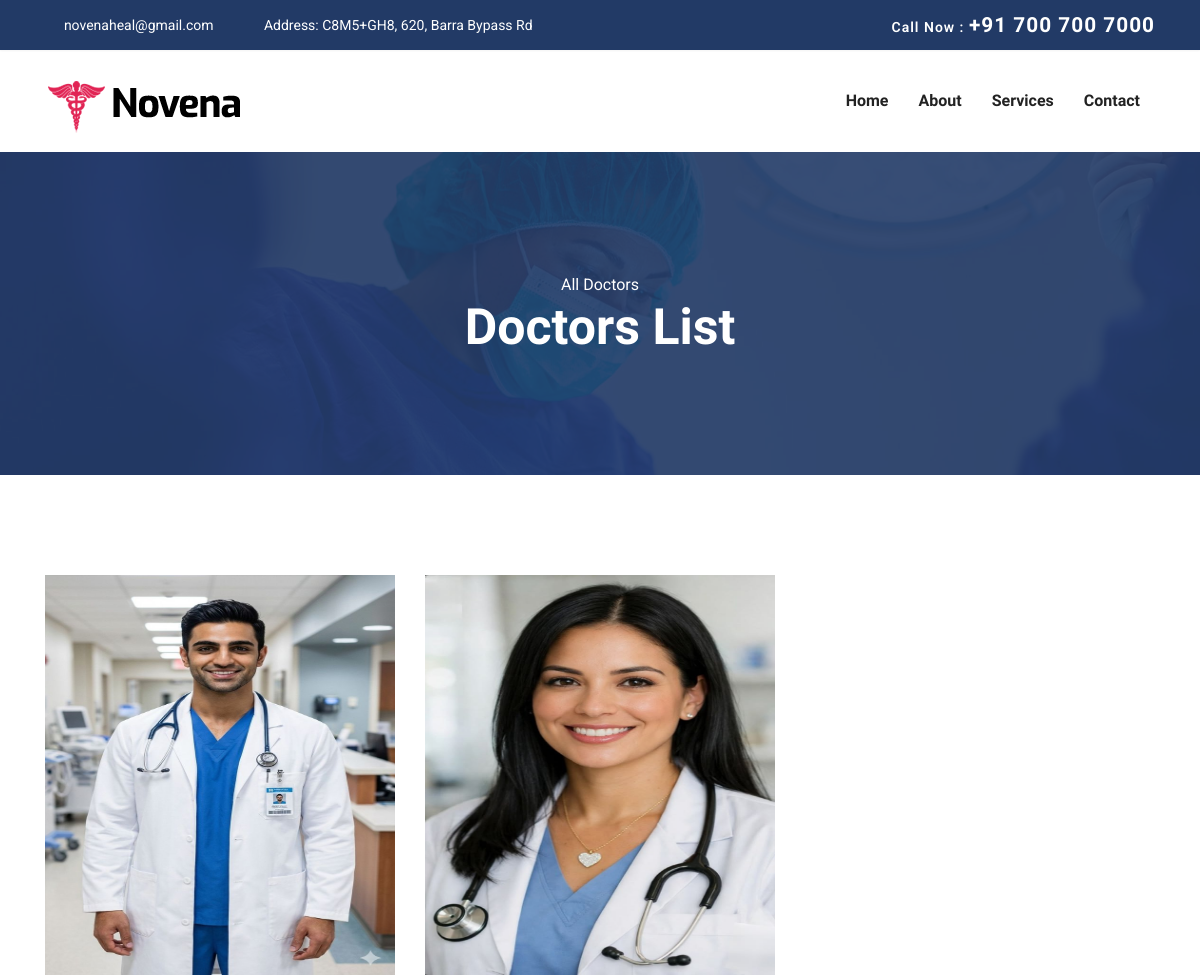
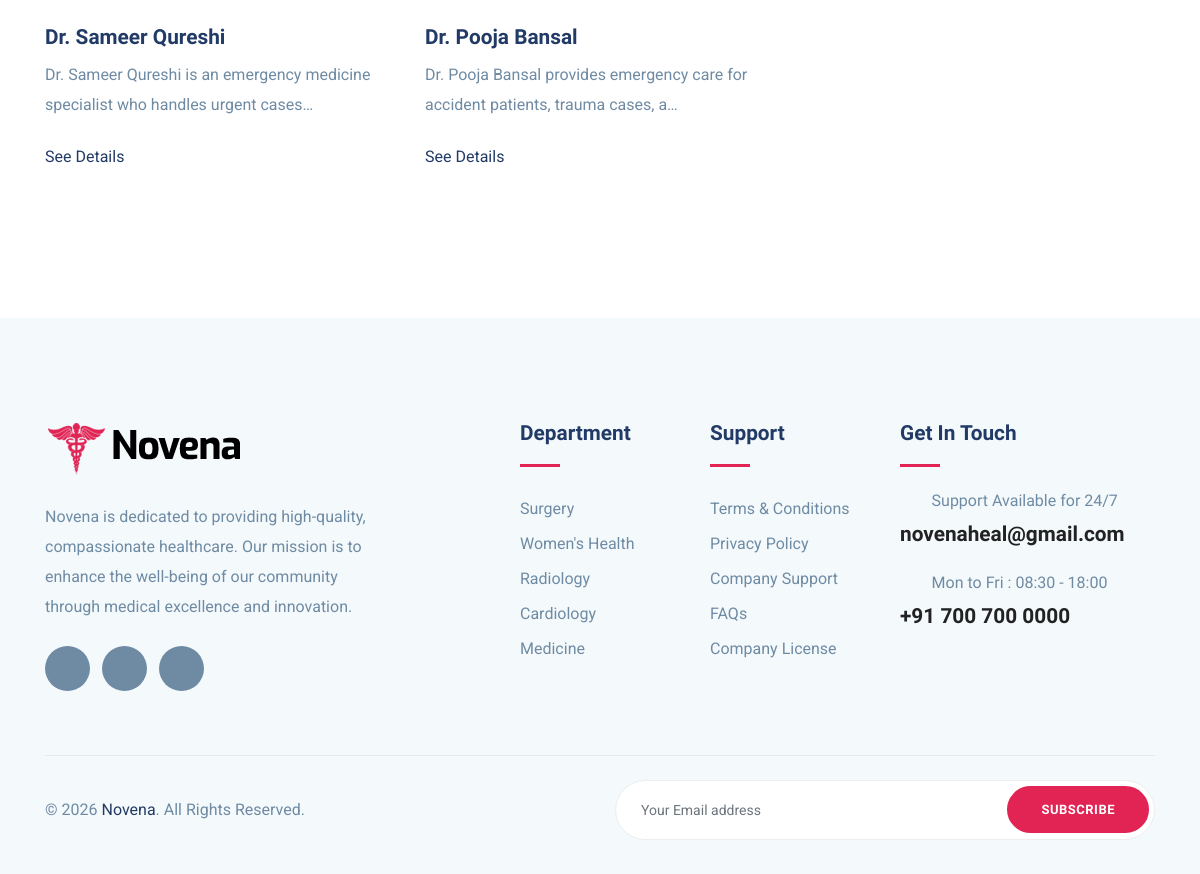
/all-doctor/6, run on the app's committed database (2 pictures, top to bottom).
### health/models.py (models this page shows, shortened)
class DoctorDetail(models.Model):
    department_name = models.ForeignKey(Department,on_delete=models.CASCADE)
    doctor_full_name=models.CharField(max_length=150)
    gender=models.CharField(max_length=10)
    age=models.SmallIntegerField()
    education_status=models.CharField(max_length=150)
    work_experience=models.SmallIntegerField()
    email = models.EmailField()
    mobile_number = models.CharField(max_length=15)
    doctor_description=models.TextField()
    available_work_hours=models.SmallIntegerField()
    state=models.CharField(max_length=100)
    city=models.CharField(max_length=100)
    doctor_image = models.ImageField(upload_to='doctor/')

### health/views.py (the view)
# urls.py: path('all-doctor/<int:id>', views.all_doctors,name="all_doctor"),
def all_doctors(request,id):
    doctors = DoctorDetail.objects.filter(department_name=id)
    return render(request, 'all_doctors.html',{'doctors': doctors})

### templates/all_doctors.html (shortened to what this page needs)
{% extends "base.html" %}
{% load static %}
{% block content %}
<section class="page-title bg-1">
  <div class="container">
    <div class="row">
      <div class="col-md-12">
        <div class="block text-center">
          <span class="text-white">All Doctors</span>
          <h1 class="text-capitalize mb-5 text-lg">Doctors List</h1>
        </div>
      </div>
    </div>
  </div>
</section>
<section class="section service-2">
	<div class="container">
		<div class="row">
			 {% for doctor in doctors %}
         <div class="col-lg-4 col-md-6 ">
				<div class="department-block mb-5">
					<img src="{{ doctor.doctor_image.url }}" alt="" class="img-fluid w-100" style="height:400px">
					<div class="content">
						<h4 class="mt-4 mb-2 title-color">{{doctor.doctor_full_name}}</h4>
						<p class="mb-4">{{doctor.doctor_description|truncatechars:80}}</p>
						<a href="{% url 'doctor_single' doctor.id %}" class="read-more">See Details  <i class="icofont-simple-right ml-2"></i></a>
					</div>
				</div>
			</div>
          {% endfor %}
      </div>
	</div>
</section>
{% endblock content %}

### static/css/style.css (style rules this page uses)
html { overflow-x: hidden; }
body { line-height: 1.6; font-family: "Roboto", sans-serif; -webkit-font-smoothing: antialiased; font-size: 16px; color: #6F8BA4; font-weight: 400; }
h1, .h1, h2, .h2, h3, .h3, h4, .h4, h5, .h5, h6, .h6 { font-family: "Exo", sans-serif; font-weight: 700; color: #222; }
h1, .h1 { font-size: 2.5rem; }
h4, .h4 { font-size: 1.3rem; line-height: 30px; }
p { line-height: 30px; }
.section { padding: 100px 0; }
.text-lg { font-size: 3.75rem; }
a { color: #222; text-decoration: none; transition: all .35s ease; }
.page-title { padding: 120px 0px 70px 0px; position: relative; }
.page-title .block h1 { color: #fff; }
.title-color { color: #223a66; }
.text-lg { font-size: 50px; }
.bg-1 { background: url("../images/bg/22.jpg") no-repeat 50% 50%; background-size: cover; position: relative; }
.read-more { color: #223a66; }

### data on the page
DoctorDetail: doctor_image (picture), doctor_full_name "Dr. Sameer Qureshi", doctor_description "Dr. Sameer Qureshi is an emergency medicine specialist who handles urgent cases…"
DoctorDetail: doctor_image (picture), doctor_full_name "Dr. Pooja Bansal", doctor_description "Dr. Pooja Bansal provides emergency care for accident patients, trauma cases, a…"
